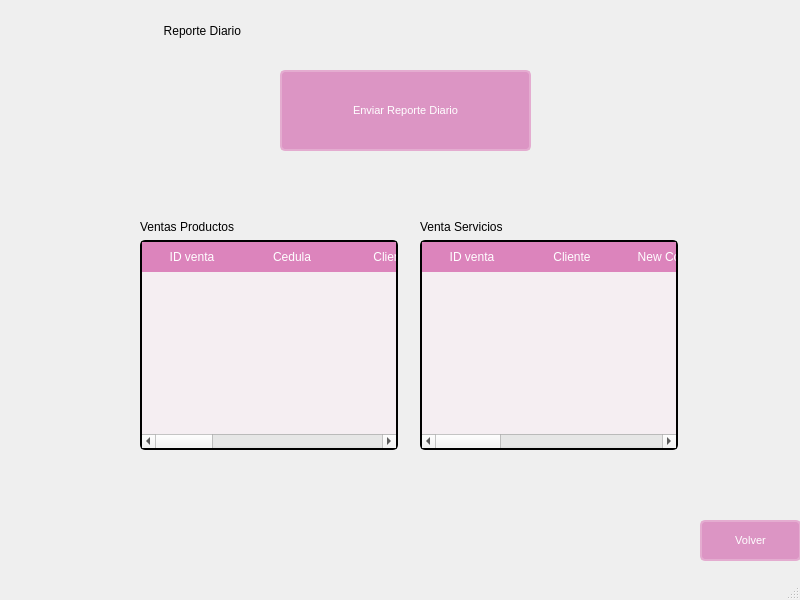
<?xml version="1.0" encoding="UTF-8"?>
<ui version="4.0">
 <class>Volver</class>
 <widget class="QMainWindow" name="Volver">
  <property name="geometry">
   <rect>
    <x>0</x>
    <y>0</y>
    <width>800</width>
    <height>600</height>
   </rect>
  </property>
  <property name="windowTitle">
   <string>Caja Opciones</string>
  </property>
  <property name="styleSheet">
   <string notr="true">/* Estilo para QFrame */
QFrame {
    background-color: transparent; /* Fondo blanco */
	border-radius: 10px
}

/* Estilo para QLabel */
QLabel {
	background-color:  transparent;
    font: 70 10pt &quot;Arial Black&quot;; /* Fuente Arial Black, peso 87 */
    color: rgb(0,0,0); /* Color de texto rgb(220, 132, 188) */
}

/* Estilo para QLineEdit */
QLineEdit {
    border: 2px solid #e4acd0; /* Borde */
    border-radius: 5px;
    padding: 5px;
    background-color: #f5eef2; /* Fondo */
    color: rgb(0, 0, 0); /* Color del texto */
    font-family: Arial, sans-serif;
    font-size: 14px;
}
QLineEdit:hover {
	border: 2px solid rgb(220, 149, 196);
}
QLineEdit:focus {
    border: 2px solid #d484b4; /* Borde al enfocar */
}

QPushButton {
    border: 2px solid #e4acd0;
    border-radius: 5px;
    padding: 8px 8px;
    background-color: #dc95c4; /* Fondo */
    color: #ffffff; /* Color del texto */
    font-family: Arial, sans-serif;
    font-size: 11px;
}

QPushButton:hover {
    background-color: #dc84bc; /* Fondo al pasar el cursor */
}

QPushButton:pressed {
    background-color: #d484b4; /* Fondo al presionar */
}

QFrame{
border-radius: 10px
}

QTableWidget {
    background-color: #f5eef2;
    gridline-color: #dc84bc;
    font-size: 14px;
	border: 2px solid black;
     border-radius: 5px;
}

QHeaderView::section {
    background-color: #dc84bc;
    color: #ffffff;
    padding: 5px;
    border: 1px solid #dc84bc;
}

QTableWidget::item {
    border: 1px solid dc84bc;
}

QTableWidget::item:alternate {
    background-color: dc84bc;
}

QTableWidget::item:!selected {
    background-color: transparent;
}

QTableWidget::item:selected {
    background-color: #d484b4;
    color: #ffffff;
}

QComboBox {
    border: 2px solid #e4acd0; /* Borde */
    border-radius: 5px;
    padding: 5px;
    background-color: #f5eef2; /* Fondo */
    color: rgb(0, 0, 0); /* Color del texto */
    font-family: Arial, sans-serif;
    font-size: 14px;
}

QComboBox:hover {
    border: 2px solid rgb(220, 149, 196);
}

QComboBox:focus {
    border: 2px solid #d484b4; /* Borde al enfocar */
}

QComboBox::drop-down {
    width: 20px; /* Ancho del botón desplegable */
    border: none; /* Quitar el borde */
}

QComboBox::down-arrow {
    image: url(drop_down_icon.png); /* Cambiar el icono de flecha */
}

QComboBox::down-arrow:hover {
    image: url(drop_down_icon_hover.png); /* Cambiar el icono de flecha al pasar el cursor */
}</string>
  </property>
  <widget class="QWidget" name="centralwidget">
   <widget class="QLabel" name="label">
    <property name="geometry">
     <rect>
      <x>70</x>
      <y>0</y>
      <width>171</width>
      <height>61</height>
     </rect>
    </property>
    <property name="text">
     <string>Reporte Diario</string>
    </property>
    <property name="alignment">
     <set>Qt::AlignRight|Qt::AlignTrailing|Qt::AlignVCenter</set>
    </property>
   </widget>
   <widget class="QLabel" name="label_2">
    <property name="geometry">
     <rect>
      <x>40</x>
      <y>90</y>
      <width>71</width>
      <height>61</height>
     </rect>
    </property>
    <property name="text">
     <string/>
    </property>
    <property name="pixmap">
     <pixmap>../../../../../../../Documents/Proyecto/GLAM_MAKEUP_STORE/GUI/recursos/images/store_logo.png</pixmap>
    </property>
    <property name="scaledContents">
     <bool>true</bool>
    </property>
   </widget>
   <widget class="QPushButton" name="Reporte">
    <property name="geometry">
     <rect>
      <x>280</x>
      <y>70</y>
      <width>251</width>
      <height>81</height>
     </rect>
    </property>
    <property name="text">
     <string>Enviar Reporte Diario</string>
    </property>
   </widget>
   <widget class="QPushButton" name="Reporte_2">
    <property name="geometry">
     <rect>
      <x>700</x>
      <y>520</y>
      <width>101</width>
      <height>41</height>
     </rect>
    </property>
    <property name="text">
     <string>Volver</string>
    </property>
   </widget>
   <widget class="QFrame" name="frame">
    <property name="geometry">
     <rect>
      <x>130</x>
      <y>200</y>
      <width>571</width>
      <height>261</height>
     </rect>
    </property>
    <property name="frameShape">
     <enum>QFrame::StyledPanel</enum>
    </property>
    <property name="frameShadow">
     <enum>QFrame::Raised</enum>
    </property>
    <widget class="QWidget" name="">
     <property name="geometry">
      <rect>
       <x>10</x>
       <y>20</y>
       <width>258</width>
       <height>230</height>
      </rect>
     </property>
     <layout class="QVBoxLayout" name="verticalLayout">
      <item>
       <widget class="QLabel" name="label_3">
        <property name="text">
         <string>Ventas Productos</string>
        </property>
       </widget>
      </item>
      <item>
       <widget class="QTableWidget" name="Tabla_diario_productos">
        <column>
         <property name="text">
          <string>ID venta</string>
         </property>
        </column>
        <column>
         <property name="text">
          <string>Cedula</string>
         </property>
        </column>
        <column>
         <property name="text">
          <string>Cliente</string>
         </property>
        </column>
        <column>
         <property name="text">
          <string>Producto</string>
         </property>
        </column>
        <column>
         <property name="text">
          <string>Fecha</string>
         </property>
        </column>
        <column>
         <property name="text">
          <string>Cantidad</string>
         </property>
        </column>
        <column>
         <property name="text">
          <string>Subtotal</string>
         </property>
        </column>
        <column>
         <property name="text">
          <string>Metodo de pago</string>
         </property>
        </column>
       </widget>
      </item>
     </layout>
    </widget>
    <widget class="QWidget" name="">
     <property name="geometry">
      <rect>
       <x>290</x>
       <y>20</y>
       <width>258</width>
       <height>230</height>
      </rect>
     </property>
     <layout class="QVBoxLayout" name="verticalLayout_2">
      <item>
       <widget class="QLabel" name="label_4">
        <property name="text">
         <string>Venta Servicios</string>
        </property>
       </widget>
      </item>
      <item>
       <widget class="QTableWidget" name="Tabla_venta_servicio">
        <column>
         <property name="text">
          <string>ID venta</string>
         </property>
        </column>
        <column>
         <property name="text">
          <string>Cliente</string>
         </property>
        </column>
        <column>
         <property name="text">
          <string>New Column</string>
         </property>
        </column>
        <column>
         <property name="text">
          <string>Producto</string>
         </property>
        </column>
        <column>
         <property name="text">
          <string>Fecha</string>
         </property>
        </column>
        <column>
         <property name="text">
          <string>Cantidad</string>
         </property>
        </column>
        <column>
         <property name="text">
          <string>Metodo de pago</string>
         </property>
        </column>
       </widget>
      </item>
     </layout>
    </widget>
   </widget>
  </widget>
  <widget class="QMenuBar" name="menubar">
   <property name="geometry">
    <rect>
     <x>0</x>
     <y>0</y>
     <width>800</width>
     <height>21</height>
    </rect>
   </property>
  </widget>
  <widget class="QStatusBar" name="statusbar"/>
 </widget>
 <resources/>
 <connections/>
</ui>
